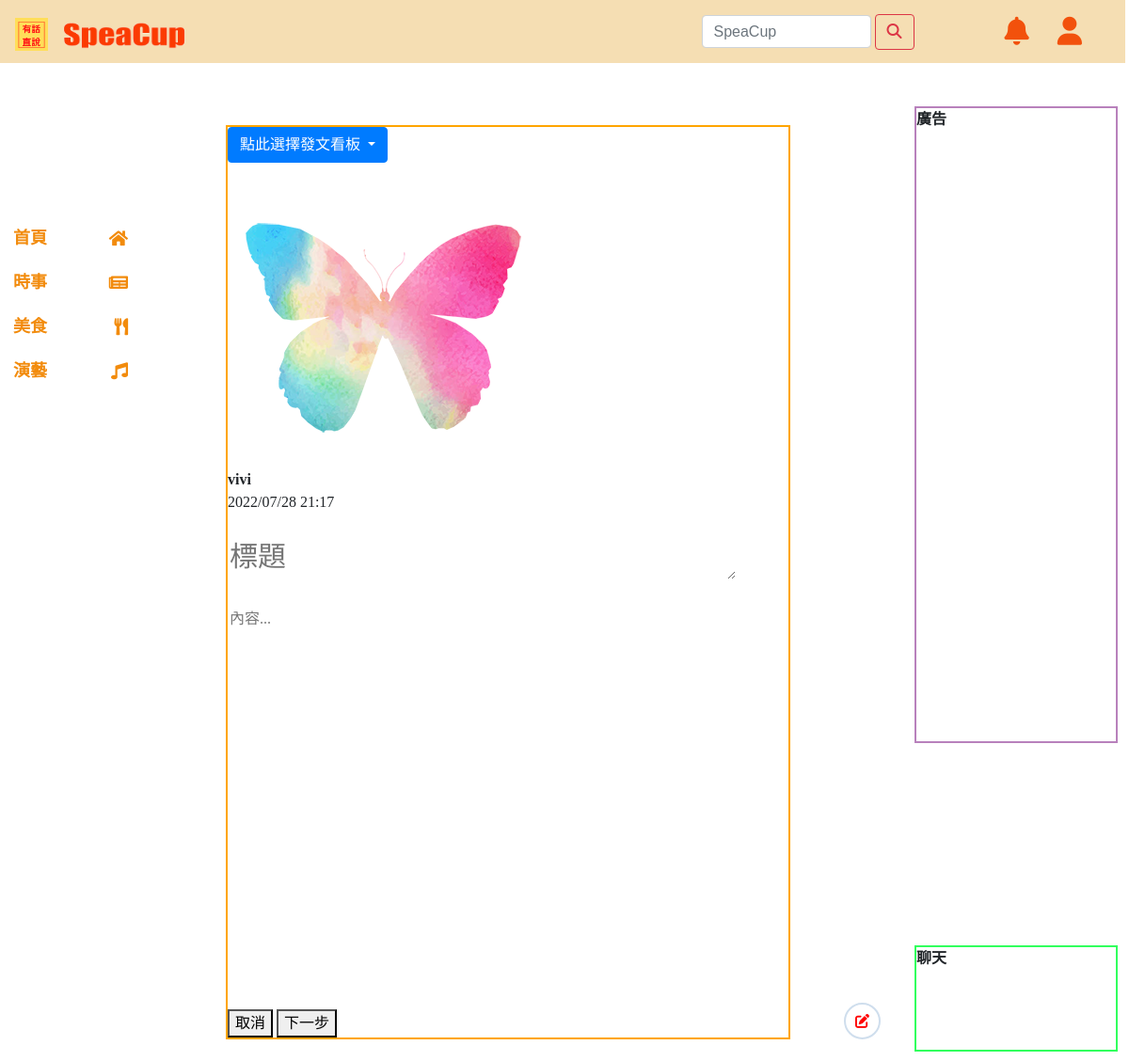
/m-posts.php (signed in), run on the app's committed database.
### tables this page shows
CREATE TABLE `users` (
  `uid` int(200) NOT NULL,
  `account` varchar(256) NOT NULL,
  `password` varchar(256) NOT NULL,
  `nickname` varchar(256) NOT NULL,
  `gender` varchar(256) NOT NULL,
  `email` varchar(256) NOT NULL,
  `birth` date NOT NULL,
  `img` varchar(400) NOT NULL,
  `status` varchar(256) NOT NULL,
  `register` datetime NOT NULL,
  `mid` int(11) NOT NULL,
  `unique_id` int(200) NOT NULL
);

### m-posts.php (the view, shortened to what this page needs)
<?php
include_once "php/config.php";
?>
<?php
$sql = mysqli_query($conn, "SELECT * FROM users WHERE unique_id = {$_SESSION['unique_id']}");
if (mysqli_num_rows($sql) > 0) {
  $row = mysqli_fetch_assoc($sql);
}
?>
<!DOCTYPE html>
<html lang="en">
<head>
  <link href="CSS/style.css" rel="stylesheet" />
  <link rel="stylesheet" href="https://maxcdn.bootstrapcdn.com/bootstrap/4.5.2/css/bootstrap.min.css">
  <link rel="stylesheet" href="https://cdnjs.cloudflare.com/ajax/libs/font-awesome/5.15.4/css/all.min.css">
  <link rel="stylesheet" href="css/responsive.css">
</head>
<body class="body">
  <nav class="navbar fixed-top navbar-expand-md navbar-dark mr-1">
    <div clss="col-3">
      <a class="navbar-brand" href="index.php">
        <img src="assets/img/有話 直說 (1).png" width="35" height="35" class="d-inline-block align-top">
        <img src="assets/img/SpeaCup.png" width="150" height="35" class="d-inline-block align-top">
      </a>
    </div>
    <div class="nav-navbar collapse navbar-collapse navbar-right " id="navbarSupportedContent">
      <ul class="navbar-nav ml-auto pl-1">
        <form class="form-inline">
          <input class="form-control mr-sm-1" type="search" placeholder="SpeaCup" aria-label="Search">
          <button class="btn btn-outline-danger my-2 my-sm-0 " type="submit"><i class="fa-solid fa-magnifying-glass"></i></button>
        </form>
        <li class="nav-item pl-5 mr-5">
        <li><a href=""><i class="fa-solid fa-bell">&ensp;&ensp;</i></a></li>
        <li><a class="fa-solid fa-user" onclick="doAnimateShow();">&ensp;&ensp;</a></li>
        </li>
    </div>
  </nav>
  <div id="siderbarleft" class="siderbarleft">
    <div id="sidebar">
      <ul class="list-unstyled p-1 ">
        <li>
          <a href="index.php" calss="m-2">首頁<i class="fas mt-1 fa-solid fa-home"></i></i> </a>
        </li>
        <li>
          <a href="cate1.php" calss="m-2">時事<i class="fas mt-1 fa-solid fa-newspaper"></i></i> </a>
        </li>
        <li>
          <a href="cate2.php" calss="p-2">美食<i class="fas mt-1 fa-solid fa-utensils"></i></i> </a>
        </li>
        <li>
          <a href="cate3.php" calss="p-2">演藝<i class="fas mt-1 fa-regular fa-music"></i></i></i> </a>
        </li>
      </ul>
    </div>
  </div>
  <div id="siderbarindex" style="border: solid 2px orange;width: 50%;margin: 10%;margin-top: 3%;">
  <section class="users">
                  <header>
                        <div class="content">
							  <?php
                              $sql = mysqli_query($conn, "SELECT * FROM users WHERE unique_id = {$_SESSION['unique_id']}");
                              if (mysqli_num_rows($sql) > 0) {
                                    $row = mysqli_fetch_assoc($sql);
                              }else {
								header("location: users.php");
						     }
                              ?>
							<div class="dropdown" style="width: 200px">
								<button type="button" class="btn btn-primary dropdown-toggle" data-toggle="dropdown" >
									點此選擇發文看板
								</button>
							</div>
                              <img src="php/images/<?php echo $row['img']; ?>" alt="" />
                              <div class="details">
                                    <span><?php echo $row['nickname']; ?></span>
                                    <div><p style="font-weight: lighter;"><?php date_default_timezone_set('Asia/Taipei');
												echo date('Y/m/d H:i');
											?></p>
									</div>
							</div>
                        </div>
				 </header>
				        <form  method="POST" action="php/insert-post.php" class="posting-area" enctype="multipart/form-data" >
							  <textarea rows="1" type ="text" name="title" id="autoresizing" spellcheck="false" class="input-field input-title" placeholder="標題" style="position:relative; top:5px; overflow:hidden; border:none; outline:none; width:540px; font-size:30px;"></textarea><br /><br />
							  <textarea contenteditable name="content" id="input-content" class="input-field input-content" spellcheck="false" placeholder="內容..."
							  style="position:relative; top:2px; resize:none; overflow-y:auto; border:none; outline:none; height: 400px; width:540px;"></textarea>
							  <br/><br/>
							  <button type="button" >取消</button>
							  <button type="submit" name="submitbtn" id="submitbtn"   >下一步</button>
						</form>
			</section>
  </div>
  <div id="siderbarright1">
      廣告
    </div>
    <div id="siderbarright2">
      聊天
    </div>
    <a href="m-posts.php" title="會員中心"><button class="go-posts" title="前往發文">
        <i class="fa-solid fa-pen-to-square fa-xl" style=color:red></i></a>
</body>
</html>

### CSS/style.css (style rules this page uses)
.body { height: auto; margin: 0; font-family: "微軟正黑體"; font-weight: bold; }
#siderbarleft { position: fixed; top: 20%; float: left; height: 100%; }
#siderbarright1 { position: fixed; top: 10%; float: right; right: 1%; width: 18%; height: 60%; border: solid 2px rgba(112, 3, 120, 0.499); }
#siderbarright2 { position: fixed; bottom: 10px; float: right; right: 1%; width: 18%; height: 10%; border: solid 2px rgba(0, 255, 55, 0.808) }
#siderbarindex { position: relative; float: right; right: 20%; top: 97px; width: 62%; height: 100%; }
nav.navbar { background-color: wheat; font-size: 30px; font-family: "arial"; font-weight: 900; transition: 0.3s; }
.navbar-right a { color: #f2510c; text-decoration: none; }
.form-control { width: 180px !important; height: 35px !important; }
#sidebar { width: 150px; height: 100%; transition: 1s; }
#sidebar ul li a { padding: 10px; font-size: 18px; display: block; text-decoration: none; color: #f28b0c; }
.fas, .far, .fab { float: right; }
.go-posts { position: fixed; bottom: 2%; right: 22%; z-index: 99; border: 2px solid #CFDEED; outline: none; background-color: #fff; cursor: pointer; padding: 10px ; font-weight: bold; font-size: 10px; border-radius: 30px; }
.input-content[placeholder]:empty:before { content: attr(placeholder); color: #555; }
.input-content { -ms-overflow-style: none; scrollbar-width: none; }
.input-content { overflow-y: scroll; }

### data on the page
users: img (picture), nickname "vivi"
